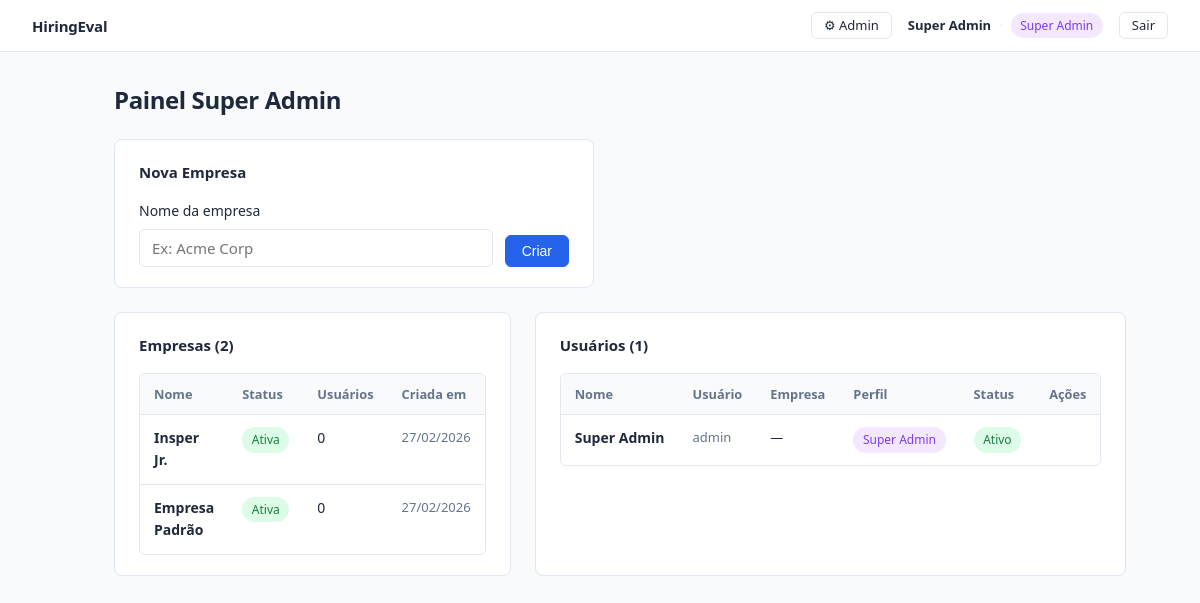
The page /admin (signed in) on the database its author committed.
### models.py (models this page shows)
class User(Base):
    __tablename__ = "users"
    id = Column(Integer, primary_key=True, index=True)
    company_id = Column(Integer, ForeignKey("companies.id"), nullable=True)  # null for superadmin
    username = Column(String(255), nullable=False, unique=True)
    name = Column(String(255), nullable=False)
    password_hash = Column(String(255), nullable=False)
    role = Column(String(50), nullable=False, default="avaliador")  # avaliador | admin | superadmin
    is_active = Column(Boolean, default=True)
    created_at = Column(DateTime, default=datetime.utcnow)
    company = relationship("Company", back_populates="users")

class Company(Base):
    __tablename__ = "companies"
    id = Column(Integer, primary_key=True, index=True)
    name = Column(String(255), nullable=False, unique=True)
    is_active = Column(Boolean, default=True)
    created_at = Column(DateTime, default=datetime.utcnow)
    users = relationship("User", back_populates="company")
    jobs = relationship("Job", back_populates="company")

### main.py (the view)
@app.get("/admin", response_class=HTMLResponse)
def painel_admin(
    request: Request,
    actual_user: User = Depends(require_superadmin),
    db: Session = Depends(get_db),
):
    empresas = db.query(Company).order_by(Company.created_at.desc()).all()
    usuarios = db.query(User).order_by(User.created_at.desc()).all()
    return templates.TemplateResponse(
        "admin/dashboard.html",
        ctx(request, actual_user, empresas=empresas, usuarios=usuarios),
    )

### auth.py (called while the page is built)
def get_actual_user(request: Request, db: Session = Depends(get_db)) -> User:
    user_id = request.session.get("user_id")
    if not user_id:
        raise RequiresLoginException()
    user = db.query(User).filter(User.id == user_id, User.is_active == True).first()
    if not user:
        raise RequiresLoginException()
    return user

def require_superadmin(user: User = Depends(get_actual_user)) -> User:
    if user.role != "superadmin":
        raise HTTPException(status_code=403, detail="Área exclusiva do Super Administrador")
    return user

### main.py (called while the page is built)
def ctx(request: Request, current_user: User, **extra) -> dict:
    return {
        "request": request,
        "user": current_user,
        "is_impersonating": bool(request.session.get("impersonating_user_id")),
        **extra,
    }

### models.py (called while the page is built)
def get_db():
    db = SessionLocal()
    try:
        yield db
    finally:
        db.close()

### templates/admin/dashboard.html (shortened to what this page needs)
{% extends "base.html" %}
{% block content %}
<div class="page-header">
  <h1>Painel Super Admin</h1>
</div>
<div class="section" style="max-width: 480px;">
  <div class="section-header">
    <span class="section-title">Nova Empresa</span>
  </div>
  <form method="post" action="/admin/empresas" style="display:flex; gap:0.75rem; align-items:flex-end;">
    <div class="form-group" style="flex:1; margin-bottom:0;">
      <label for="nome_empresa">Nome da empresa</label>
      <input type="text" id="nome_empresa" name="nome" placeholder="Ex: Acme Corp" required>
    </div>
    <button type="submit" class="btn btn-primary">Criar</button>
  </form>
</div>
<div class="admin-grid">
  <div class="section">
    <div class="section-header">
      <span class="section-title">Empresas ({{ empresas | length }})</span>
    </div>
    {% if empresas %}
    <div class="table-container">
      <table>
        <thead>
          <tr>
            <th>Nome</th>
            <th>Status</th>
            <th>Usuários</th>
            <th>Criada em</th>
          </tr>
        </thead>
        <tbody>
          {% for empresa in empresas %}
          <tr>
            <td style="font-weight:600;">{{ empresa.name }}</td>
            <td>
              {% if empresa.is_active %}
                <span class="badge badge-green">Ativa</span>
              {% else %}
                <span class="badge badge-gray">Inativa</span>
              {% endif %}
            </td>
            <td>{{ empresa.users | length }}</td>
            <td class="text-muted" style="font-size:0.8125rem;">
              {{ empresa.created_at.strftime('%d/%m/%Y') if empresa.created_at else '—' }}
            </td>
          </tr>
          {% endfor %}
        </tbody>
      </table>
    </div>
    {% else %}
      <p class="text-muted" style="font-size:0.875rem;">Nenhuma empresa cadastrada.</p>
    {% endif %}
  </div>
  <div class="section">
    <div class="section-header">
      <span class="section-title">Usuários ({{ usuarios | length }})</span>
    </div>
    {% if usuarios %}
    <div class="table-container">
      <table>
        <thead>
          <tr>
            <th>Nome</th>
            <th>Usuário</th>
            <th>Empresa</th>
            <th>Perfil</th>
            <th>Status</th>
            <th>Ações</th>
          </tr>
        </thead>
        <tbody>
          {% for u in usuarios %}
          <tr>
            <td style="font-weight:600; white-space:nowrap;">{{ u.name }}</td>
            <td class="text-muted" style="font-size:0.8125rem;">{{ u.username }}</td>
            <td style="font-size:0.8125rem;">{{ u.company.name if u.company else '—' }}</td>
            <td>
              {% if u.role == 'superadmin' %}
                <span class="badge badge-purple">Super Admin</span>
              {% elif u.role == 'admin' %}
                <span class="badge badge-indigo">Admin</span>
              {% else %}
                <span class="badge badge-gray">Avaliador</span>
              {% endif %}
            </td>
            <td>
              {% if u.is_active %}
                <span class="badge badge-green">Ativo</span>
              {% else %}
                <span class="badge badge-red">Inativo</span>
              {% endif %}
            </td>
            <td>
            </td>
          </tr>
          {% endfor %}
        </tbody>
      </table>
    </div>
    {% else %}
      <p class="text-muted" style="font-size:0.875rem;">Nenhum usuário cadastrado.</p>
    {% endif %}
  </div>
</div>
{% endblock %}

### templates/base.html (shortened to what this page needs)
<!DOCTYPE html>
<html lang="pt-BR">
<head>
  <link rel="stylesheet" href="/static/style.css">
</head>
<body>
  <nav class="navbar">
    <a href="/" class="nav-brand">HiringEval</a>
    {% if user %}
    <div class="nav-right">
      {% if user.role == 'superadmin' and not is_impersonating %}
        <a href="/admin" class="btn btn-sm btn-ghost">⚙ Admin</a>
      {% endif %}
      <div class="nav-user-info">
        <span class="nav-user-name">{{ user.name }}</span>
        <span class="nav-divider">·</span>
        {% if user.role == 'superadmin' %}
          <span class="badge badge-purple">Super Admin</span>
        {% elif user.role == 'admin' %}
          <span class="badge badge-indigo">Admin</span>
        {% else %}
          <span class="badge badge-gray">Avaliador</span>
        {% endif %}
      </div>
      <a href="/logout" class="btn btn-sm btn-ghost">Sair</a>
    </div>
    {% endif %}
  </nav>
  <main class="container">
    {% block content %}{% endblock %}
  </main>
</body>
</html>

### static/style.css (style rules this page uses)
:root { --bg: #f8fafc; --surface: #ffffff; --border: #e2e8f0; --text: #1e293b; --text-muted: #64748b; --accent: #2563eb; --accent-hover: #1d4ed8; }
*, *::before, *::after { box-sizing: border-box; margin: 0; padding: 0; }
body { font-family: system-ui, -apple-system, BlinkMacSystemFont, 'Segoe UI', sans-serif; background: var(--bg); color: var(--text); font-size: 15px; line-height: 1.6; min-height: 100vh; }
a { color: var(--accent); text-decoration: none; }
.navbar { background: var(--surface); border-bottom: 1px solid var(--border); padding: 0 2rem; height: 52px; display: flex; align-items: center; position: sticky; top: 0; z-index: 10; }
.nav-brand { font-weight: 700; font-size: 0.9375rem; color: var(--text); letter-spacing: -0.2px; }
.container { max-width: 1020px; margin: 2rem auto; padding: 0 1.5rem; }
.page-header { display: flex; align-items: flex-start; justify-content: space-between; gap: 1rem; margin-bottom: 1.5rem; }
.page-header h1 { font-size: 1.5rem; font-weight: 700; letter-spacing: -0.4px; line-height: 1.3; }
.btn { display: inline-flex; align-items: center; gap: 0.375rem; padding: 0.5rem 1rem; border-radius: 6px; font-size: 0.875rem; font-weight: 500; cursor: pointer; border: 1px solid transparent; text-decoration: none; transition: background 0.12s, border-color 0.12s; line-height: 1; white-space: nowrap; }
.btn-primary { background: var(--accent); color: #fff; border-color: var(--accent); }
.btn-ghost { background: transparent; color: var(--text); border-color: var(--border); }
.btn-sm { padding: 0.375rem 0.75rem; font-size: 0.8125rem; }
.badge { display: inline-block; padding: 0.2rem 0.6rem; border-radius: 999px; font-size: 0.75rem; font-weight: 500; white-space: nowrap; }
.badge-green { background: #dcfce7; color: #15803d; }
.form-group { margin-bottom: 1.25rem; }
.form-group label { display: block; font-size: 0.875rem; font-weight: 500; margin-bottom: 0.375rem; }
.form-group input[type="text"], .form-group textarea { width: 100%; padding: 0.5rem 0.75rem; border: 1px solid var(--border); border-radius: 6px; font-size: 0.9375rem; font-family: inherit; color: var(--text); background: var(--surface); transition: border-color 0.12s, box-shadow 0.12s; resize: vertical; }
.section { background: var(--surface); border: 1px solid var(--border); border-radius: 8px; padding: 1.25rem 1.5rem; margin-bottom: 1.25rem; }
.section-header { display: flex; align-items: center; justify-content: space-between; margin-bottom: 1rem; }
.section-title { font-size: 0.9375rem; font-weight: 700; color: var(--text); }
.table-container { overflow-x: auto; border: 1px solid var(--border); border-radius: 6px; }
table { width: 100%; border-collapse: collapse; font-size: 0.875rem; }
table th { background: #f8fafc; padding: 0.625rem 0.875rem; text-align: left; font-weight: 600; font-size: 0.8rem; color: var(--text-muted); border-bottom: 1px solid var(--border); white-space: nowrap; }
table td { padding: 0.75rem 0.875rem; border-bottom: 1px solid var(--border); vertical-align: top; }
table tr:last-child td { border-bottom: none; }
.text-muted { color: var(--text-muted); }
.nav-right { display: flex; align-items: center; gap: 1rem; margin-left: auto; font-size: 0.8125rem; }
.nav-user-info { display: flex; align-items: center; gap: 0.5rem; color: var(--text-muted); }
.nav-user-name { font-weight: 600; color: var(--text); }
.nav-divider { color: var(--border); }
.badge-purple { background: #f3e8ff; color: #7c3aed; }
.admin-grid { display: grid; grid-template-columns: 1fr 1fr; gap: 1.5rem; margin-top: 1.5rem; }

### rows shown on the page
User: name "Super Admin", username "admin", company "—", role "Super Admin", is_active "Ativo"
Company: name "Insper Jr.", is_active "Ativa", users|length "0", created_at "27/02/2026"
Company: name "Empresa Padrão", is_active "Ativa", users|length "0", created_at "27/02/2026"

### other values the page prints
{{ empresas | length }} "2"
{{ usuarios | length }} "1"
